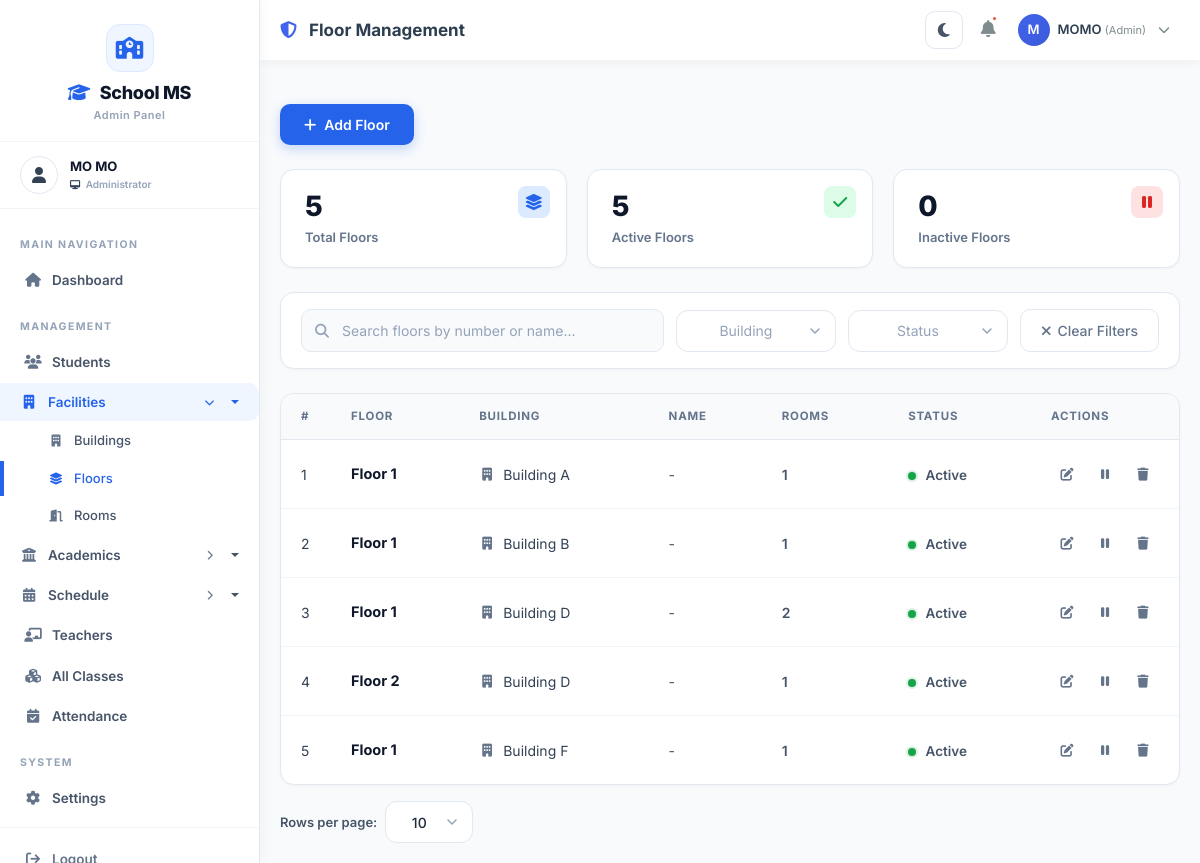
The page /classes/floors/ (signed in) on the database as committed earlier.
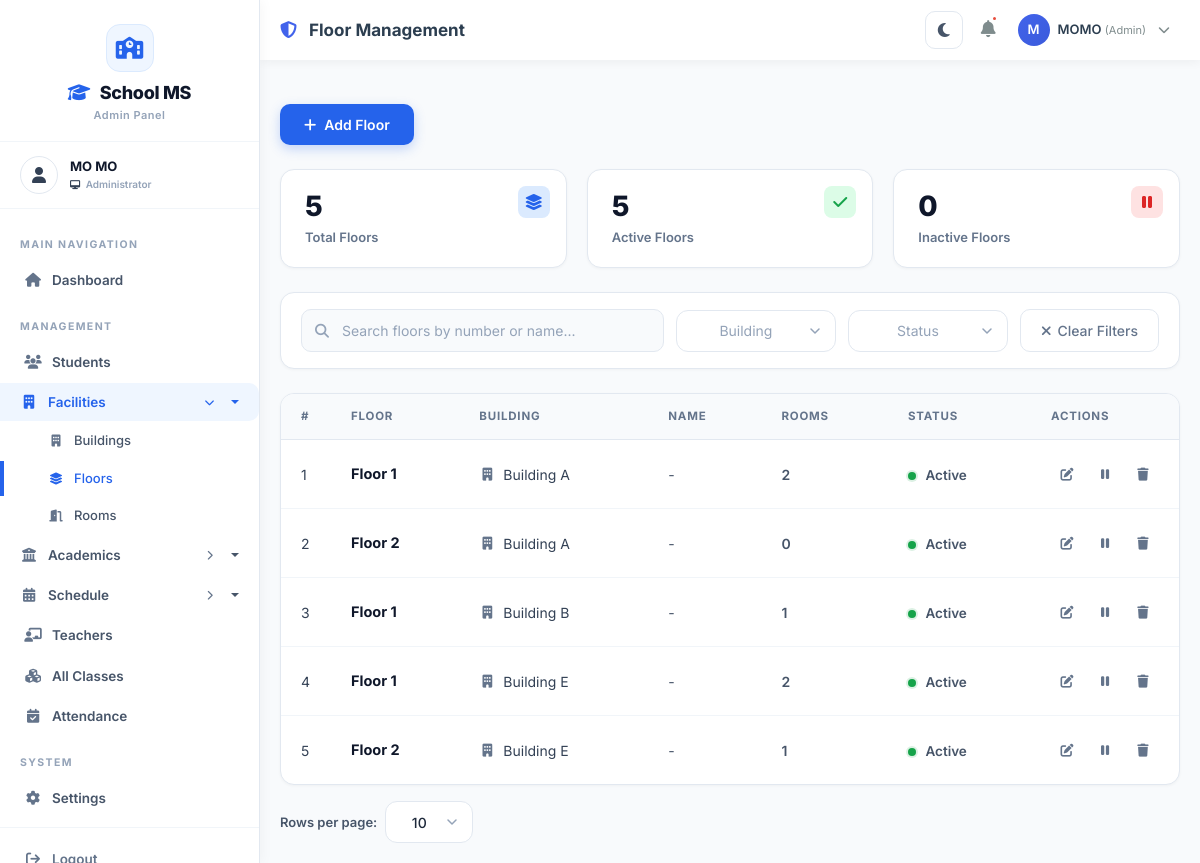
The same page on the database as committed later.
### accounts/models.py (models this page shows, shortened)
class User(AbstractUser):
    ROLE_CHOICES = [
        ('admin', 'Admin'),
        ('teacher', 'Teacher'),
        ('student', 'Student'),
    ]
    role = models.CharField(max_length=50, choices=ROLE_CHOICES, default='student')
    is_active = models.BooleanField(default=True)
    phone = models.CharField(max_length=15, blank=True, null=True)
    address = models.TextField(blank=True, null=True)
    profile_picture = models.ImageField(upload_to='profile_pics/', blank=True, null=True)
    date_joined = models.DateTimeField(auto_now_add=True)

### classes/models.py (models this page shows, shortened)
class Floor(models.Model):
    building = models.ForeignKey(Building, on_delete=models.CASCADE, related_name='floors')
    floor_number = models.CharField(max_length=10)
    name = models.CharField(max_length=100, blank=True, null=True)
    description = models.TextField(blank=True, null=True)
    is_active = models.BooleanField(default=True)
    created_at = models.DateTimeField(auto_now_add=True)
    updated_at = models.DateTimeField(auto_now=True)
    class Meta:
        ordering = ['building', 'floor_number']
        unique_together = ['building', 'floor_number']

class Building(models.Model):
    name = models.CharField(max_length=100)
    code = models.CharField(max_length=20, unique=True)
    address = models.TextField(blank=True, null=True)
    description = models.TextField(blank=True, null=True)
    is_active = models.BooleanField(default=True)
    created_at = models.DateTimeField(auto_now_add=True)
    updated_at = models.DateTimeField(auto_now=True)
    class Meta:
        ordering = ['name']

### classes/views.py (the view, shortened to what this page needs)
# urls.py: path('floors/', views.floor_list, name='floor_list'),
@login_required
@admin_required
def floor_list(request):
    floors = Floor.objects.all()
    form = FloorSearchForm(request.GET or None)
    per_page = request.GET.get('per_page', '10')
    try:
        per_page = int(per_page)
    except (TypeError, ValueError):
        per_page = 10
    if per_page not in (5, 10, 20):
        per_page = 10
    paginator = Paginator(floors, per_page)
    page = request.GET.get('page')
    floors_page = paginator.get_page(page)
    context = {
        'floors': floors_page,
        'per_page': per_page,
        'form': form,
        'buildings': Building.objects.filter(is_active=True).order_by('name'),
        'total': Floor.objects.count(),
        'active': Floor.objects.filter(is_active=True).count(),
        'inactive': Floor.objects.filter(is_active=False).count(),
    }
    return render(request, 'Backend/admin/facility/floor_list.html', context)

### templates/Backend/admin/facility/floor_list.html (shortened to what this page needs)
{% extends 'Backend/layouts/admin_layout.html' %}
{% load static %}
{% block page_title %}Floor Management{% endblock %}
{% block content %}
<div class="page-header">
    <a href="{% url 'classes:floor_add' %}" class="btn-add-class">
        <i class="fas fa-plus"></i> Add Floor
    </a>
</div>
<div class="kpi-grid">
    <div class="kpi-card">
        <div class="kpi-badge blue">
            <i class="fas fa-layer-group"></i>
        </div>
        <div class="kpi-number" id="totalCount">{{ total|default:0 }}</div>
        <div class="kpi-label">Total Floors</div>
    </div>
    <div class="kpi-card">
        <div class="kpi-badge green">
            <i class="fas fa-check"></i>
        </div>
        <div class="kpi-number" id="activeCount">{{ active|default:0 }}</div>
        <div class="kpi-label">Active Floors</div>
    </div>
    <div class="kpi-card">
        <div class="kpi-badge red">
            <i class="fas fa-pause"></i>
        </div>
        <div class="kpi-number" id="inactiveCount">{{ inactive|default:0 }}</div>
        <div class="kpi-label">Inactive Floors</div>
    </div>
</div>
<div class="filter-bar">
    <div class="search-wrapper">
        <i class="fas fa-search"></i>
        <input type="text" class="search-input" id="searchInput" placeholder="Search floors by number or name...">
    </div>
    <button class="btn-clear" id="clearFiltersBtn">
        <i class="fas fa-times"></i> Clear Filters
    </button>
</div>
<div class="table-container">
    <div class="table-responsive">
        <table class="data-table">
            <thead>
                <tr>
                    <th style="width: 50px;">#</th>
                    <th>Floor</th>
                    <th>Building</th>
                    <th>Name</th>
                    <th>Rooms</th>
                    <th>Status</th>
                    <th style="width: 120px;">Actions</th>
                </tr>
            </thead>
            <tbody id="tableBody">
                {% for floor in floors %}
                <tr class="floor-row" data-number="{{ floor.floor_number|lower }}"
                    data-name="{{ floor.name|lower|default:'' }}" data-building="{{ floor.building.id }}"
                    data-status="{% if floor.is_active %}active{% else %}inactive{% endif %}">
                    <td>{{ forloop.counter }}</td>
                    <td>
                        <span class="row-title">Floor {{ floor.floor_number }}</span>
                    </td>
                    <td>
                        <span class="icon-text"><i class="fas fa-building"></i> {{ floor.building.name }}</span>
                    </td>
                    <td>
                        <span style="color: #475569;">{{ floor.name|default:"-" }}</span>
                    </td>
                    <td>
                        <span style="font-weight: 600; color: #475569;">{{ floor.rooms.count }}</span>
                    </td>
                    <td>
                        <span class="status-text">
                            <span class="status-dot {% if floor.is_active %}active{% else %}inactive{% endif %}"></span>
                            {% if floor.is_active %}Active{% else %}Inactive{% endif %}
                        </span>
                    </td>
                    <td>
                        <div class="action-icons">
                            <a href="{% url 'classes:floor_edit' floor.pk %}" class="action-icon edit" title="Edit" data-bs-toggle="tooltip">
                                <i class="fas fa-edit"></i>
                            </a>
                            <a href="{% url 'classes:floor_toggle_status' floor.pk %}" class="action-icon toggle" title="Toggle Status" data-bs-toggle="tooltip" onclick="return confirm('Are you sure?')">
                                <i class="fas {% if floor.is_active %}fa-pause{% else %}fa-play{% endif %}"></i>
                            </a>
                            <a href="{% url 'classes:floor_delete' floor.pk %}" class="action-icon delete" title="Delete" data-bs-toggle="tooltip" onclick="return confirm('Are you sure you want to delete this floor?')">
                                <i class="fas fa-trash"></i>
                            </a>
                        </div>
                    </td>
                </tr>
                {% endfor %}
            </tbody>
        </table>
    </div>
</div>
<div class="per-page-selector">
    <label for="perPageSelect">Rows per page:</label>
</div>
{% endblock %}

### templates/Backend/layouts/admin_layout.html (shortened to what this page needs)
{% load static %}
<!DOCTYPE html>
<html lang="en">
<head>
    <link href="https://cdn.jsdelivr.net/npm/bootstrap@5.3.0/dist/css/bootstrap.min.css" rel="stylesheet">
    <link rel="stylesheet" href="https://cdnjs.cloudflare.com/ajax/libs/font-awesome/6.4.0/css/all.min.css">
    <link rel="stylesheet" href="{% static 'css/theme.css' %}?v=20260719b">
</head>
<body>
    <div class="sidebar" id="sidebar">
        <div class="sidebar-brand">
            <div class="brand-icon">
                <i class="fas fa-school"></i>
            </div>
            <h3><i class="fas fa-graduation-cap"></i> School MS</h3>
            <small>Admin Panel</small>
        </div>
        <div class="sidebar-user">
            <div class="avatar">
                <i class="fas fa-user"></i>
            </div>
            <div class="user-info">
                <div class="name">{{ user.get_full_name|default:user.username }}</div>
                <div class="role"><i class="fas fa-desktop"></i> Administrator</div>
            </div>
        </div>
        <div class="sidebar-menu-wrapper">
            <ul class="sidebar-menu">
                <li class="menu-header">MAIN NAVIGATION</li>
                <li>
                    <a href="{% url 'accounts:dashboard' %}"
                        class="menu-link {% if request.resolver_match.url_name == 'dashboard' %}active{% endif %}">
                        <i class="fas fa-home"></i> Dashboard
                    </a>
                </li>
                <li class="menu-header">MANAGEMENT</li>
                <li>
                    <a href="{% url 'students:student_list' %}"
                        class="menu-link {% if request.resolver_match.url_name == 'student_list' %}active{% endif %}">
                        <i class="fas fa-users"></i> Students
                    </a>
                </li>
                <li>
                    <button class="dropdown-toggle {% if request.resolver_match.url_name|slice:":9" == "building_" or request.resolver_match.url_name|slice:":6" == "floor_" or request.resolver_match.url_name|slice:":5" == "room_" %}active{% endif %}"
                        data-arrow-closed="fa-chevron-right" data-arrow-open="fa-chevron-down"
                        onclick="toggleDropdown(this)">
                        <i class="fas fa-building"></i> Facilities
                        <span class="arrow"><i class="fas fa-chevron-right arrow-icon"></i></span>
                    </button>
                    <ul class="dropdown-menu-custom {% if request.resolver_match.url_name|slice:":9" == "building_" or request.resolver_match.url_name|slice:":6" == "floor_" or request.resolver_match.url_name|slice:":5" == "room_" %}show{% endif %}">
                        <li>
                            <a href="{% url 'classes:building_list' %}"
                                class="{% if request.resolver_match.url_name == 'building_list' %}active{% endif %}">
                                <i class="fas fa-building"></i> Buildings
                            </a>
                        </li>
                        <li>
                            <a href="{% url 'classes:floor_list' %}"
                                class="{% if request.resolver_match.url_name == 'floor_list' %}active{% endif %}">
                                <i class="fas fa-layer-group"></i> Floors
                            </a>
                        </li>
                        <li>
                            <a href="{% url 'classes:room_list' %}"
                                class="{% if request.resolver_match.url_name == 'room_list' %}active{% endif %}">
                                <i class="fas fa-door-open"></i> Rooms
                            </a>
                        </li>
                    </ul>
                </li>
                <li>
                    <button class="dropdown-toggle "
                        data-arrow-closed="fa-chevron-right" data-arrow-open="fa-chevron-down"
                        onclick="toggleDropdown(this)">
                        <i class="fas fa-university"></i> Academics
                        <span class="arrow"><i class="fas fa-chevron-right arrow-icon"></i></span>
                    </button>
                </li>
                <li>
                    <button class="dropdown-toggle {% if request.resolver_match.url_name|slice:":5" == "term_" or request.resolver_match.url_name|slice:":9" == "timeslot_" %}active{% endif %}"
                        data-arrow-closed="fa-chevron-right" data-arrow-open="fa-chevron-down"
                        onclick="toggleDropdown(this)">
                        <i class="fas fa-calendar-alt"></i> Schedule
                        <span class="arrow"><i class="fas fa-chevron-right arrow-icon"></i></span>
                    </button>
                </li>
                <li>
                    <a href="{% url 'teachers:teacher_list' %}"
                        class="menu-link {% if request.resolver_match.url_name|slice:":8" == "teacher_" %}active{% endif %}">
                        <i class="fas fa-chalkboard-teacher"></i> Teachers
                    </a>
                </li>
                <li>
                    <a href="{% url 'classes:class_list' %}"
                        class="menu-link {% if request.resolver_match.url_name == 'class_list' %}active{% endif %}">
                        <i class="fas fa-cubes"></i> All Classes
                    </a>
                </li>
                <li>
                    <a href="{% url 'attendance:admin_attendance_list' %}"
                        class="menu-link {% if request.resolver_match.url_name|slice:":10" == "attendance_" %}active{% endif %}">
                        <i class="fas fa-calendar-check"></i> Attendance
                    </a>
                </li>
                <li class="menu-header">SYSTEM</li>
                <li>
                    <a href="{% url 'accounts:settings' %}" class="menu-link {% if request.resolver_match.url_name == 'settings' %}active{% endif %}">
                        <i class="fas fa-gear"></i> Settings
                    </a>
                </li>
                <li class="logout-section">
                    <a href="{% url 'accounts:logout' %}" class="menu-link">
                        <i class="fas fa-arrow-right-from-bracket"></i> Logout
                    </a>
                </li>
            </ul>
        </div>
    </div>
    <div class="main-content" id="mainContent">
        <div class="top-nav">
            <div class="left-section">
                <h4 class="page-title">
                    <i class="fas fa-shield-alt me-2 nav-accent-icon"></i>
                    {% block page_title %}Admin Dashboard{% endblock %}
                </h4>
            </div>
            <div class="right-section">
                <button id="themeToggle" class="theme-toggle-btn" type="button" data-bs-toggle="tooltip" title="Toggle dark / light theme">
                    <i class="fas fa-moon"></i>
                </button>
                <button class="notification-btn" data-bs-toggle="tooltip" title="Notifications">
                    <i class="fas fa-bell"></i>
                    <span class="badge-dot"></span>
                </button>
                <div class="dropdown user-dropdown">
                    <a class="user-info-display" data-bs-toggle="dropdown" aria-expanded="false">
                        <div class="user-avatar">
                            {{ user.username|make_list|first|upper }}
                        </div>
                        <div class="user-name">
                            {{ user.username }}
                            <small>(Admin)</small>
                        </div>
                        <i class="fas fa-chevron-down ms-1 nav-chevron-icon"></i>
                    </a>
                </div>
            </div>
        </div>
        <div class="content-area">
            {% block content %}{% endblock %}
        </div>
    </div>
</body>
</html>

Rows that differ between the two databases and show on the page:
removed Floor: floor_number "1", building.name "Building F", name "-", rooms.count "1", is_active True (drawn)
computed for Floor (number 1 of 5 on the later page): rooms.count "1" → "2"
added Floor: floor_number "2", building.name "Building A", name "-", rooms.count "0", is_active True (drawn)
changed through a linked row, Floor (number 4 of 5 on the later page): building.name "Building D" → "Building E"
changed through a linked row, Floor (number 5 of 5 on the later page): building.name "Building D" → "Building E"
